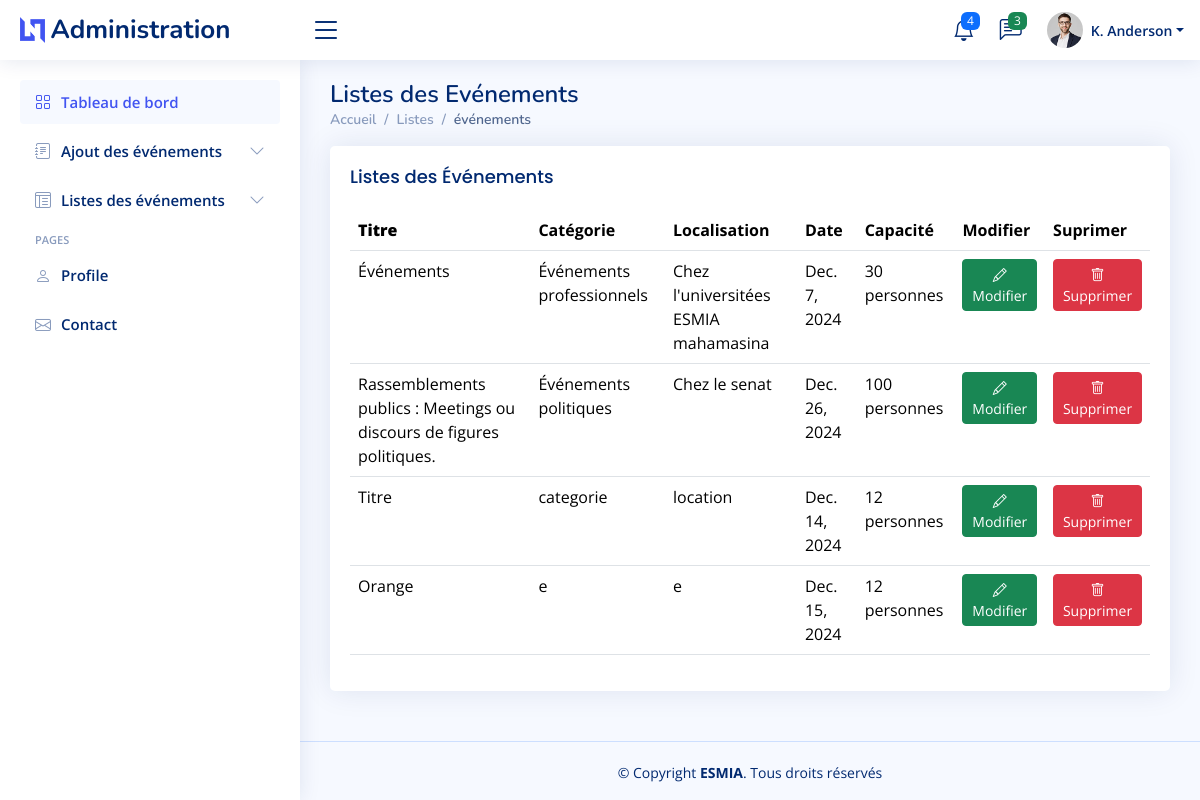
Page /administration/Liste-evenements/ on the earlier database version.
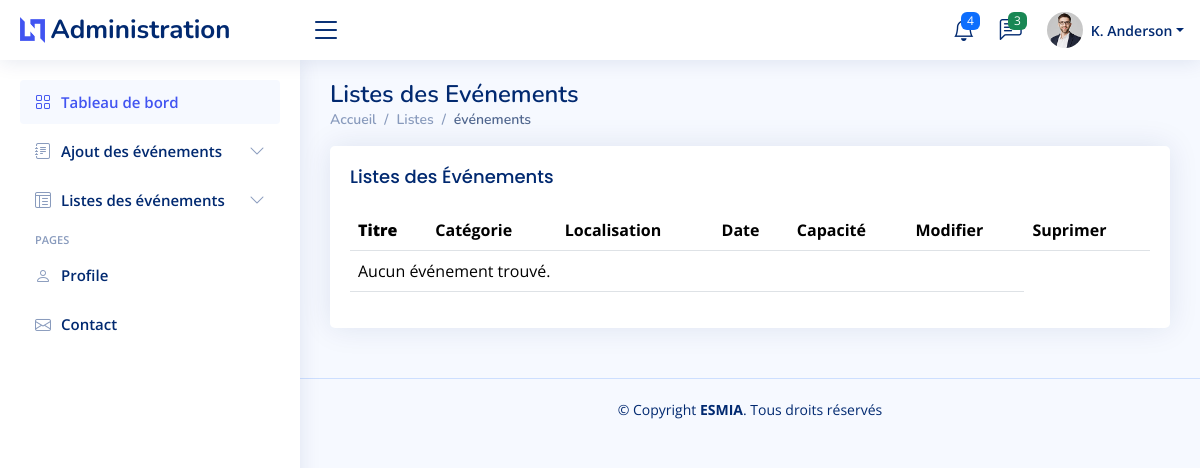
Same page on the later database version.
### app/models.py (models this page shows, shortened)
class Event(models.Model):
    category = models.CharField(max_length=100)
    title = models.CharField(max_length=100)
    description_court = models.TextField()
    description_longue = models.TextField()
    location = models.CharField(max_length=200)
    date = models.DateField()
    capacity = models.IntegerField()
    program = models.TextField()
    image = models.ImageField(upload_to='Evenements/')

### app/views.py (the view)
# urls.py: path('administration/Liste-evenements/', liste_evenements, name='liste_evenements'),
def liste_evenements(request):
    events = Event.objects.all()
    return render(request, 'admin/layouts/liste_evenements.html', {'events': events})

### app/templates/admin/layouts/liste_evenements.html (shortened to what this page needs)
{% include 'layouts/admin/head_admin.html'%}
<body>
  {% include 'layouts/admin/header_admin.html'%}
  {% include 'layouts/admin/sidebar_admin.html'%}
  <main id="main" class="main">
    <div class="pagetitle">
      <h1>Listes des Evénements</h1>
      <nav>
        <ol class="breadcrumb">
          <li class="breadcrumb-item"><a href="{% url 'administration'%}">Accueil</a></li>
          <li class="breadcrumb-item">Listes</li>
          <li class="breadcrumb-item active">événements</li>
        </ol>
      </nav>
    </div>
    <section class="section">
        <div class="row">
            <div class="col-lg-12">
                <div class="card">
                    <div class="card-body">
                        <h5 class="card-title">Listes des Événements</h5>
                        <table class="table datatable">
                            <thead>
                                <tr>
                                    <th><b>Titre</b></th>
                                    <th>Catégorie</th>
                                    <th>Localisation</th>
                                    <th data-type="date" data-format="YYYY/DD/MM">Date</th>
                                    <th>Capacité</th>
                                    <th>Modifier</th>
                                    <th>Suprimer</th>
                                </tr>
                            </thead>
                            <tbody>
                                {% for event in events %}
                                <tr>
                                    <td>{{ event.title }}</td>
                                    <td>{{ event.category }}</td>
                                    <td>{{ event.location }}</td>
                                    <td>{{ event.date }}</td>
                                    <td>{{ event.capacity }} <span>personnes</span></td>
                                    <td>
                                        <a href="{% url 'edit_event' event.id %}" class="btn btn-success btn-sm">
                                            <i class="bi bi-pencil"></i> Modifier
                                        </a>
                                    </td>
                                    <td>
                                      <a href="{% url 'delete_event' event.id %}" class="btn btn-danger btn-sm" onclick="return confirm('Êtes-vous sûr de vouloir supprimer cet événement ?');">
                                            <i class="bi bi-trash"></i> Supprimer
                                        </a>
                                    </td>
                                </tr>
                                {% empty %}
                                <tr>
                                    <td colspan="6">Aucun événement trouvé.</td>
                                </tr>
                                {% endfor %}
                            </tbody>
                        </table>
                    </div>
                </div>
            </div>
        </div>
    </section>
  </main>
  {% include 'layouts/admin/footer_admin.html'%}
</body>
</html>

### app/templates/layouts/admin/head_admin.html (shortened to what this page needs)
<!DOCTYPE html>
<html lang="en">
<head>
  {%load static%}
  {%load static%}
  <link href="{% static 'assets2/vendor/bootstrap/css/bootstrap.min.css'%}" rel="stylesheet">
  <link href="{% static 'assets2/vendor/bootstrap-icons/bootstrap-icons.css'%}" rel="stylesheet">
  <link href="{% static 'assets2/vendor/boxicons/css/boxicons.min.css'%}" rel="stylesheet">
  <link href="{% static 'assets2/vendor/quill/quill.snow.css' %}" rel="stylesheet">
  <link href="{% static 'assets2/vendor/quill/quill.bubble.css' %}" rel="stylesheet">
  <link href="{% static 'assets2/vendor/remixicon/remixicon.css' %}" rel="stylesheet">
  <link href="{% static 'assets2/vendor/simple-datatables/style.css' %}" rel="stylesheet">
  {%load static%}
  <link href="{% static 'assets2/css/style.css' %}" rel="stylesheet">
</head>

### app/templates/layouts/admin/header_admin.html (shortened to what this page needs)
  <header id="header" class="header fixed-top d-flex align-items-center">
    <div class="d-flex align-items-center justify-content-between">
      <a href="#" class="logo d-flex align-items-center">
        {%load static %}
        <img src="{% static 'assets/img/logo.png'%}" alt="">
        <span class="d-none d-lg-block">Administration</span>
      </a>
      <i class="bi bi-list toggle-sidebar-btn"></i>
    </div>
    <nav class="header-nav ms-auto">
      <ul class="d-flex align-items-center">
        <li class="nav-item dropdown">
          <a class="nav-link nav-icon" href="#" data-bs-toggle="dropdown">
            <i class="bi bi-bell"></i>
            <span class="badge bg-primary badge-number">4</span>
          </a>
        </li>
        <li class="nav-item dropdown">
          <a class="nav-link nav-icon" href="#" data-bs-toggle="dropdown">
            <i class="bi bi-chat-left-text"></i>
            <span class="badge bg-success badge-number">3</span>
          </a>
                {%load static%}
        </li>
        <li class="nav-item dropdown pe-3">
          <a class="nav-link nav-profile d-flex align-items-center pe-0" href="#" data-bs-toggle="dropdown">
            {%load static %}
            <img src="{% static 'assets2/img/profile-img.jpg'%}" alt="Profile" class="rounded-circle">
            <span class="d-none d-md-block dropdown-toggle ps-2">K. Anderson</span>
          </a>
        </li>
      </ul>
    </nav>
  </header>

### app/templates/layouts/admin/sidebar_admin.html (shortened to what this page needs)
  <aside id="sidebar" class="sidebar">
    <ul class="sidebar-nav" id="sidebar-nav">
      <li class="nav-item">
        <a class="nav-link " href="{% url 'administration' %}">
          <i class="bi bi-grid"></i>
          <span>Tableau de bord</span>
        </a>
      </li>
      <li class="nav-item">
        <a class="nav-link collapsed" data-bs-target="#forms-nav" data-bs-toggle="collapse" href="#">
          <i class="bi bi-journal-text"></i><span>Ajout des événements</span><i class="bi bi-chevron-down ms-auto"></i>
        </a>
      </li>
      <li class="nav-item">
        <a class="nav-link collapsed" data-bs-target="#tables-nav" data-bs-toggle="collapse" href="#">
          <i class="bi bi-layout-text-window-reverse"></i><span>Listes des événements</span><i class="bi bi-chevron-down ms-auto"></i>
        </a>
      </li>
      <li class="nav-heading">Pages</li>
      <li class="nav-item">
        <a class="nav-link collapsed" href="">
          <i class="bi bi-person"></i>
          <span>Profile</span>
        </a>
      </li>
      <li class="nav-item">
        <a class="nav-link collapsed" href="">
          <i class="bi bi-envelope"></i>
          <span>Contact</span>
        </a>
      </li>
    </ul>
  </aside>

### app/templates/layouts/admin/footer_admin.html
  <footer id="footer" class="footer">
    <div class="copyright">
      &copy; Copyright <strong><span>ESMIA</span></strong>. Tous droits réservés
    </div>
  </footer>

### app/templates/layouts/admin/script_admin.html (shortened to what this page needs)
  {%load static%}
  {%load static%}

### app/static/assets2/css/style.css (style rules this page uses)
:root { scroll-behavior: smooth; }
body { font-family: "Open Sans", sans-serif; background: #f6f9ff; color: #444444; }
a { color: #4154f1; text-decoration: none; }
h1, h2, h3, h4, h5, h6 { font-family: "Nunito", sans-serif; }
#main { margin-top: 60px; padding: 20px 30px; transition: all 0.3s; }
.pagetitle { margin-bottom: 10px; }
.pagetitle h1 { font-size: 24px; margin-bottom: 0; font-weight: 600; color: #012970; }
.card { margin-bottom: 30px; border: none; border-radius: 5px; box-shadow: 0px 0 30px rgba(1, 41, 112, 0.1); }
.card-title { padding: 20px 0 15px 0; font-size: 18px; font-weight: 500; color: #012970; font-family: "Poppins", sans-serif; }
.card-body { padding: 0 20px 20px 20px; }
.breadcrumb { font-size: 14px; font-family: "Nunito", sans-serif; color: #899bbd; font-weight: 600; }
.breadcrumb a { color: #899bbd; transition: 0.3s; }
.breadcrumb .breadcrumb-item::before { color: #899bbd; }
.breadcrumb .active { color: #51678f; font-weight: 600; }
.logo { line-height: 1; }
@media (min-width: 1200px) { .logo { width: 280px; } }
.logo img { max-height: 26px; margin-right: 6px; }
.logo span { font-size: 26px; font-weight: 700; color: #012970; font-family: "Nunito", sans-serif; }
.header { transition: all 0.5s; z-index: 997; height: 60px; box-shadow: 0px 2px 20px rgba(1, 41, 112, 0.1); background-color: #fff; padding-left: 20px; }
.header .toggle-sidebar-btn { font-size: 32px; padding-left: 10px; cursor: pointer; color: #012970; }
.header-nav ul { list-style: none; }
.header-nav>ul { margin: 0; padding: 0; }
.header-nav .nav-icon { font-size: 22px; color: #012970; margin-right: 25px; position: relative; }
.header-nav .nav-profile { color: #012970; }
.header-nav .nav-profile img { max-height: 36px; }
.header-nav .nav-profile span { font-size: 14px; font-weight: 600; }
.header-nav .badge-number { position: absolute; inset: -2px -5px auto auto; font-weight: normal; font-size: 12px; padding: 3px 6px; }
.sidebar { position: fixed; top: 60px; left: 0; bottom: 0; width: 300px; z-index: 996; transition: all 0.3s; padding: 20px; overflow-y: auto; scrollbar-width: thin; scrollbar-color: #aab7cf transparent; box-shadow: 0px 0px 20px rgba(1, 41, 112, 0.1); background-color: #fff; }
@media (min-width: 1200px) { #main, #footer { margin-left: 300px; } }
.sidebar-nav { padding: 0; margin: 0; list-style: none; }
.sidebar-nav li { padding: 0; margin: 0; list-style: none; }
.sidebar-nav .nav-item { margin-bottom: 5px; }
.sidebar-nav .nav-heading { font-size: 11px; text-transform: uppercase; color: #899bbd; font-weight: 600; margin: 10px 0 5px 15px; }
.sidebar-nav .nav-link { display: flex; align-items: center; font-size: 15px; font-weight: 600; color: #4154f1; transition: 0.3; background: #f6f9ff; padding: 10px 15px; border-radius: 4px; }
.sidebar-nav .nav-link i { font-size: 16px; margin-right: 10px; color: #4154f1; }
.sidebar-nav .nav-link.collapsed { color: #012970; background: #fff; }
.sidebar-nav .nav-link.collapsed i { color: #899bbd; }
.sidebar-nav .nav-link .bi-chevron-down { margin-right: 0; transition: transform 0.2s ease-in-out; }
.footer { padding: 20px 0; font-size: 14px; transition: all 0.3s; border-top: 1px solid #cddfff; }
.footer .copyright { text-align: center; color: #012970; }

Differences in the rows shown:
removed Event: title "Événements", category "Événements professionnels", location "Chez l'universitées ESMIA mahamasina", date "Dec. 7, 2024", capacity "30"
removed Event: title "Rassemblements publics : Meetings ou discours de figures politiques.", category "Événements politiques", location "Chez le senat", date "Dec. 26, 2024", capacity "100"
removed Event: title "Titre", category "categorie", location "location", date "Dec. 14, 2024", capacity "12"
removed Event: title "Orange", category "e", location "e", date "Dec. 15, 2024", capacity "12"
Other differences:
text now shown: "Aucun événement trouvé."
